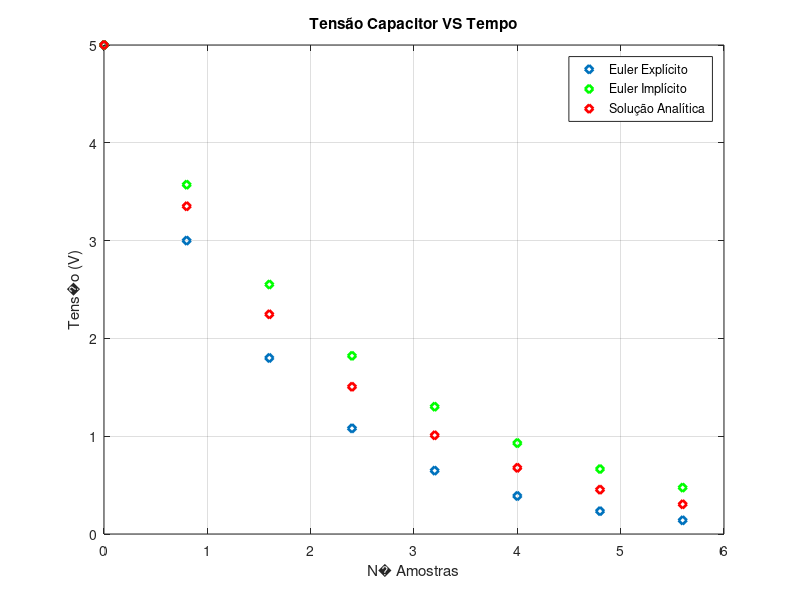

MATLAB code to generate this figure:
clear
close all
clc

######### M�todo de Euler Expl�cito ###########

## Par�metros do Modelo ##
Vco = 5;
R = 200000;
C = 10e-6;

## Par�metros da Simula��o ##
Dt = 0.8;
Vca(1) = Vco;
Vcap(1) = Vco;
Vc(1) = Vco; #ou
##Vc = [Vco];

######################################################******
t0 = 0;
tf = 6;

t = t0:Dt:tf; #vetor de tempo
na = size(t,2); #vetor coluna
## na = tf/Dt + 1;

######################################################******

########## k s�o n� de amostras

for k = 1:na-1 ##colocar 1:4******

  Vc(k+1) = (1-Dt/(R*C))*Vc(k); #Explicito

  Vcap(k+1) = (1/(1+(Dt/(R*C))))*Vcap(k); #Implicito

  Vca(k+1) = Vco*e^((-Dt*k)/(R*C));

end
Vc;
Vcap;
Vca;

#t = 0:Dt:k; #habilitar******
plot(t,Vc, 'd', 'linewidth',2)
title('Tensão Capacitor VS Tempo')
xlabel('N� Amostras')
ylabel('Tens�o (V)')
grid on
hold on

plot(t, Vcap, 'gd', 'linewidth', 2)
plot(t, Vca, 'rd', 'linewidth', 2)
legend('Euler Explícito', 'Euler Implícito', 'Solução Analítica')



